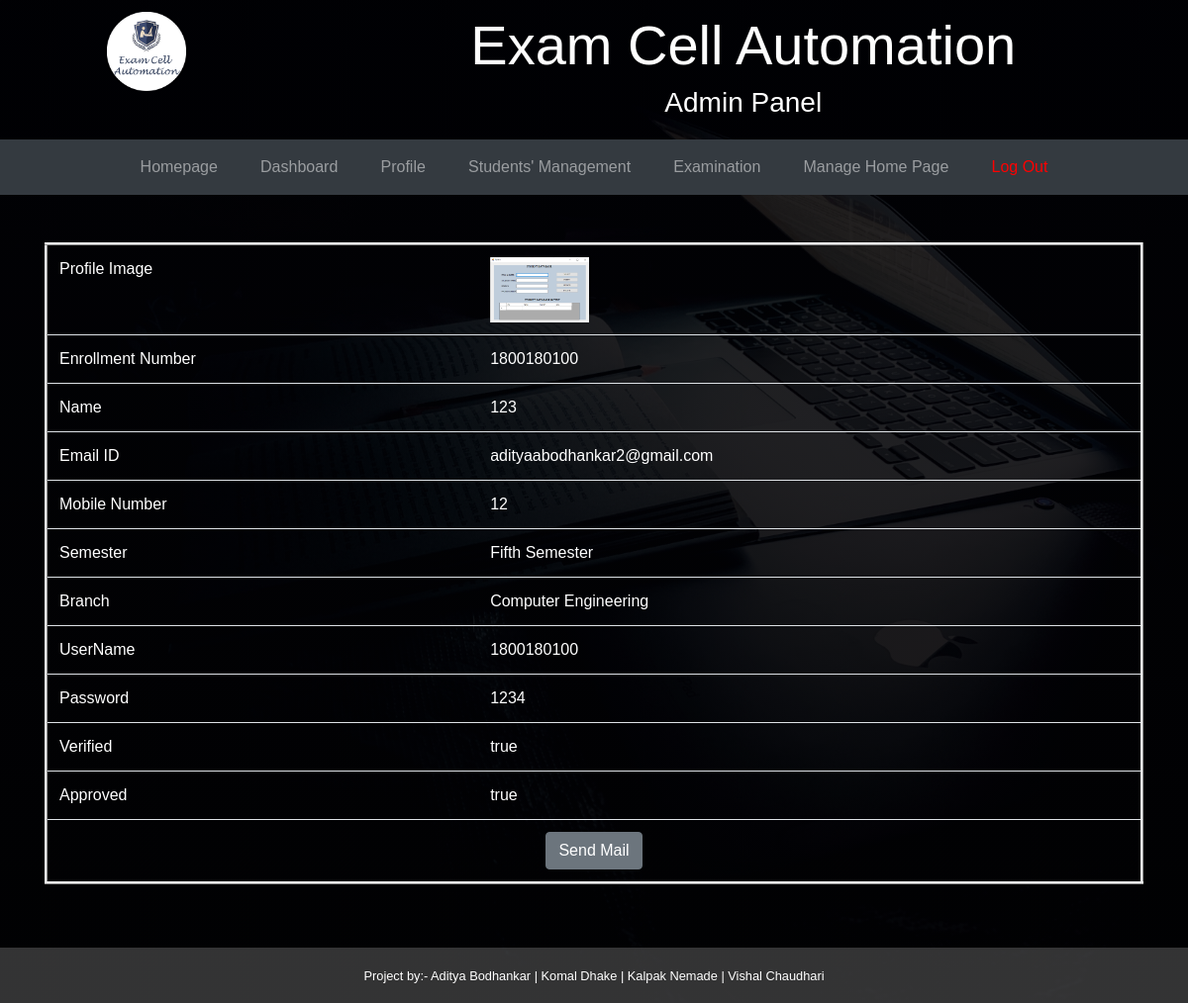
Screenshot of /admin/applications.php?id=5 (signed in) with the database file from the repository.
### tables this page shows
CREATE TABLE IF NOT EXISTS `studentuser` (
  `_id` int(11) NOT NULL AUTO_INCREMENT,
  `enrollment_number` int(11) NOT NULL,
  `name` text NOT NULL,
  `email` varchar(100) NOT NULL,
  `mobileno` bigint(20) NOT NULL,
  `semester` text NOT NULL,
  `branch` text NOT NULL,
  `uname` text NOT NULL,
  `pass` text NOT NULL,
  `verified` varchar(10) NOT NULL DEFAULT 'true',
  `permitted` varchar(10) NOT NULL DEFAULT 'false',
  `profile` text NOT NULL,
  PRIMARY KEY (`_id`),
  UNIQUE KEY `enrollment_number` (`enrollment_number`)
);

### admin/applications.php (the view, shortened to what this page needs)
<?php
if (isset($_GET['id'])) {
    extract($_GET);
    include "./header.php";
    include "../database.php";
    $query = "SELECT * FROM `studentuser` WHERE `_id` = $id";
    $result = mysqli_query($conn, $query);
    $data = [];
    if ($result) {
        $data = mysqli_fetch_row($result);
    } else {
        echo mysqli_error($conn);
    }
?>
    <div class="container">
        <br><br>
        <table class="table table-hover" style="border:inset;">
            <tr>
                <td>Profile Image</td>
                <td>
                    <img src="<?php echo $data[11]; ?>" style="width:100px;">
                </td>
            </tr>
            <tr>
                <td>Enrollment Number</td>
                <td><?php echo $data[1]; ?></td>
            </tr>
            <tr>
                <td>Name</td>
                <td><?php echo $data[2]; ?></td>
            </tr>
            <tr>
                <td>Email ID</td>
                <td><?php echo $data[3]; ?></td>
            </tr>
            <tr>
                <td>Mobile Number</td>
                <td><?php echo $data[4]; ?></td>
            </tr>
            <tr>
                <td>Semester</td>
                <td><?php echo $data[5]; ?></td>
            </tr>
            <tr>
                <td>Branch</td>
                <td><?php echo $data[6]; ?></td>
            </tr>
            <tr>
                <td>UserName</td>
                <td><?php echo $data[7]; ?></td>
            </tr>
            <tr>
                <td>Password</td>
                <td><?php echo $data[8]; ?></td>
            </tr>
            <tr>
                <td>Verified</td>
                <td><?php echo $data[9]; ?></td>
            </tr>
            <tr>
                <td>Approved</td>
                <td><?php echo $data[10]; ?></td>
            </tr>
            <tr>
                <td colspan="2">
                    <center>
                        <a href="./sendmail.php?email=<?php echo $data[3]; ?>" class="btn btn-secondary">Send Mail</a>
                    </center>
                </td>
            </tr>
        </table>
    </div>
    <br><br>
<?php
    include "./footer.php";
} else {
    header('location:./');
}
?>

### admin/header.php (shortened to what this page needs)
<!DOCTYPE html>
<html lang="en">
<head>
    <link rel="stylesheet" href="https://stackpath.bootstrapcdn.com/bootstrap/4.5.0/css/bootstrap.min.css">
</head>
<body onload="resizeWindow()">
    <div class="header">
        <div class="jumbotron" style="padding: 1%; background:rgba(0,0,0,0.1); margin-bottom: 0;">
            <div class="row">
                <div class="col-lg-3" align="center">
                    <a href="./">
                        <img src="../images/logo.png" style="max-height: 80px;" alt="Logo Here" />
                    </a>
                </div>
                <div class="col-lg-9" align="center">
                    <h1 class="display-4"><b>Exam Cell Automation</b></h1>
                    <h3>Admin Panel</h3>
                </div>
            </div>
        </div>
        <?php
        if (isset($page)) {
        } else {
            $page = "";
        }
        ?>
        <div>
            <nav class="navbar navbar-dark bg-dark navbar-expand-lg" style="padding-left: 10%; padding-right: 10%;">
                <div class="collapse navbar-collapse" id="navbarNavDropdown">
                    <ul class="navbar-nav flex-fill justify-content-center">
                        <li class="nav-item flex-fill">
                            <a class="nav-link" href="../">Homepage</a>
                        </li>
                        <li class="nav-item flex-fill <?php if ($page == "dashboard") {
                                                            echo "active";
                                                        } ?>">
                            <a class="nav-link" href="./">Dashboard</a>
                        </li>
                        <li class="nav-item flex-fill <?php if ($page == "profile") {
                                                            echo "active";
                                                        } ?>">
                            <a class="nav-link" href="./profile.php">Profile</a>
                        </li>
                        <li class="nav-item flex-fill <?php if ($page == "students-request") {
                                                            echo "active";
                                                        } ?>">
                            <a class="nav-link" href="./studentrequests.php">Students' Management</a>
                        </li>
                        <li class="nav-item flex-fill <?php if ($page == "examination") {
                                                            echo "active";
                                                        } ?>">
                            <a class="nav-link" href="./examination.php">Examination</a>
                        </li>
                        <li class="nav-item flex-fill <?php if ($page == "manage-home-page") {
                                                            echo "active";
                                                        } ?>">
                            <a class="nav-link" href="./managehome.php">Manage Home Page</a>
                        </li>
                        <li class="nav-item flex-fill">
                            <a class="nav-link" href="./logout.php" style="color: red;">Log Out</a>
                        </li>
                    </ul>
                </div>
            </nav>
        </div>
    </div>

### admin/footer.php (shortened to what this page needs)
<footer class="footer mt-auto py-3" style="background:rgba(102,102,102,0.5); padding:0px;color:white;">
    <p style="text-align: center; margin:0;padding:0;">
        <small>
            Project by:-
            Aditya Bodhankar |
            Komal Dhake |
            Kalpak Nemade |
            Vishal Chaudhari
        </small>
    </p>
</footer>
</body>
</html>

### admin/header.php (style rules this page uses)
html, body { height: 100%; }
body { font-family: 'Montserrat', sans-serif; background: linear-gradient(rgba(1, 1, 1, 0.8), rgba(1, 1, 1, 0.9)), url("../images/c2.jpg"); background-color: #5e5e5e; background-position: center; background-attachment: fixed; background-repeat: no-repeat; background-size: cover; color: #FFFFFF; }
.nav-item { text-align: center; color: white; }
td, th { color: white; }

### admin/footer.php (style rules this page uses)
html { scroll-behavior: smooth; }

### rows the page displays
studentuser: profile (picture), enrollment_number "1800180100", name "123", email "adityaabodhankar2@gmail.com", mobileno "12", semester "Fifth Semester", branch "Computer Engineering", uname "1800180100", pass "1234", verified "true", permitted "true"
